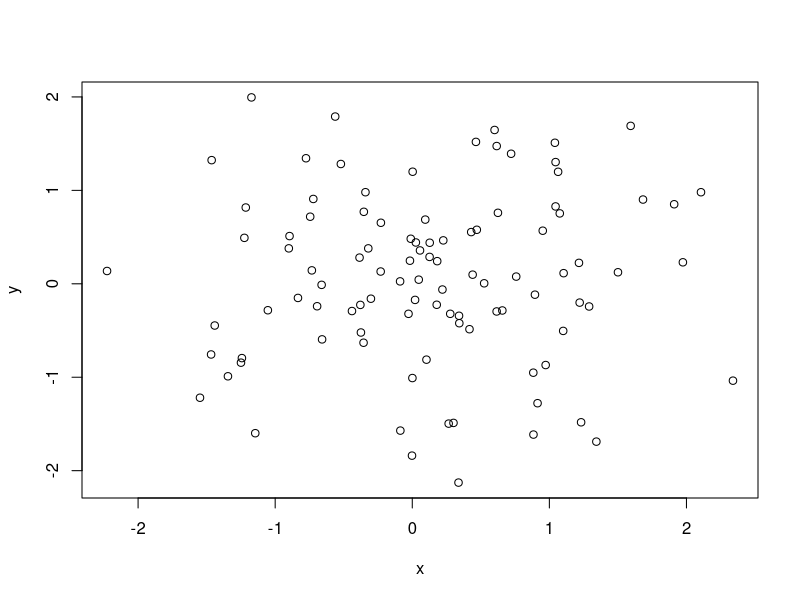
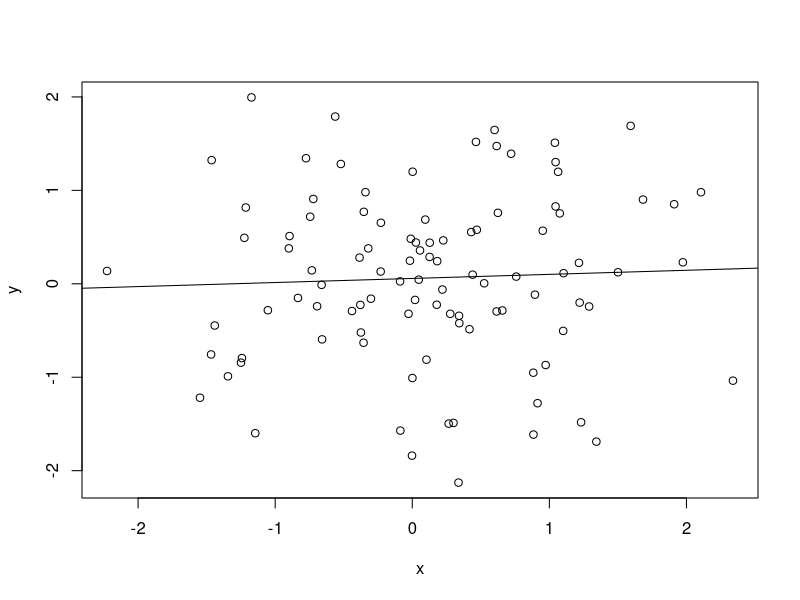
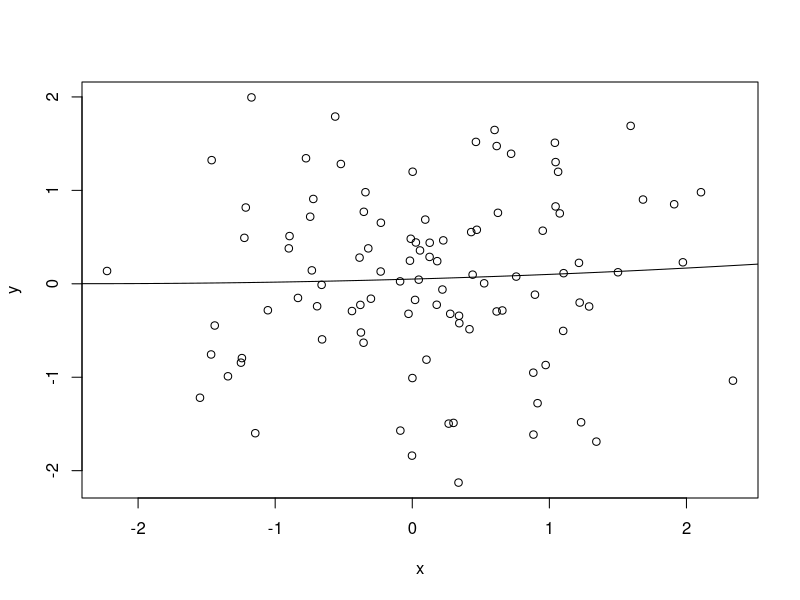
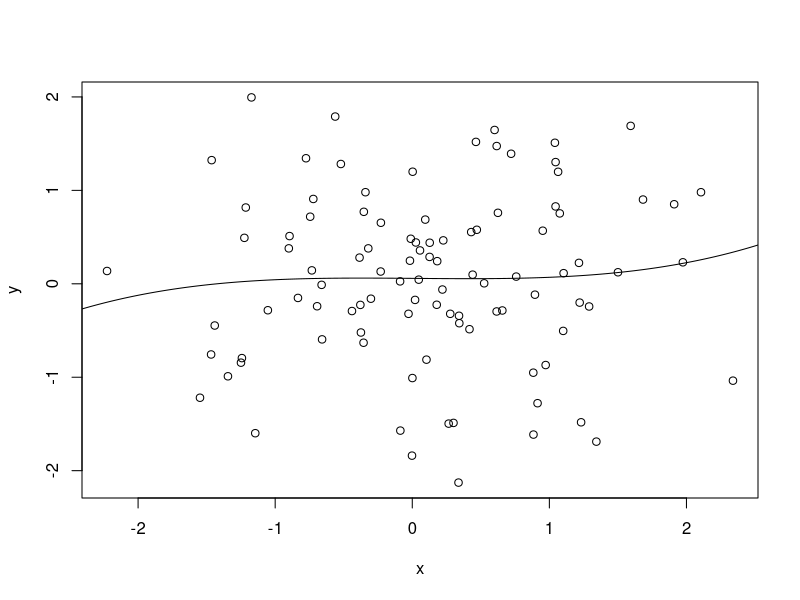
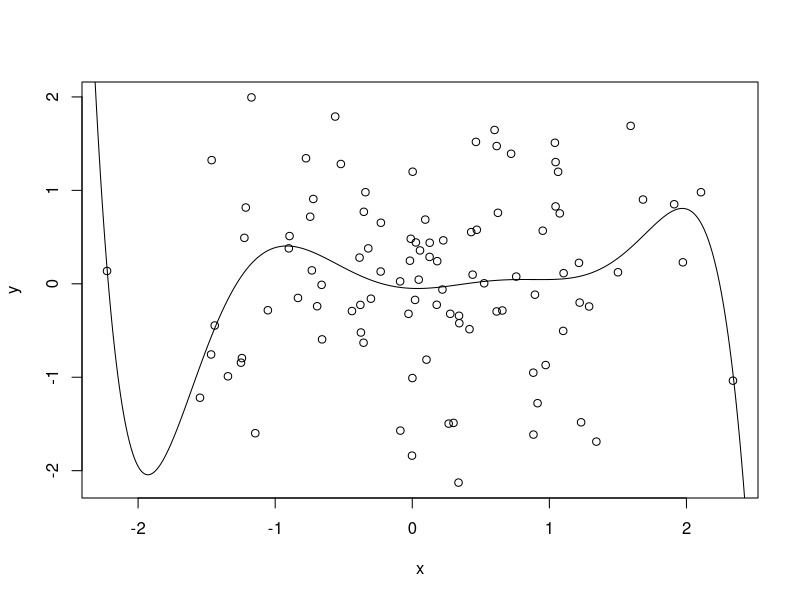
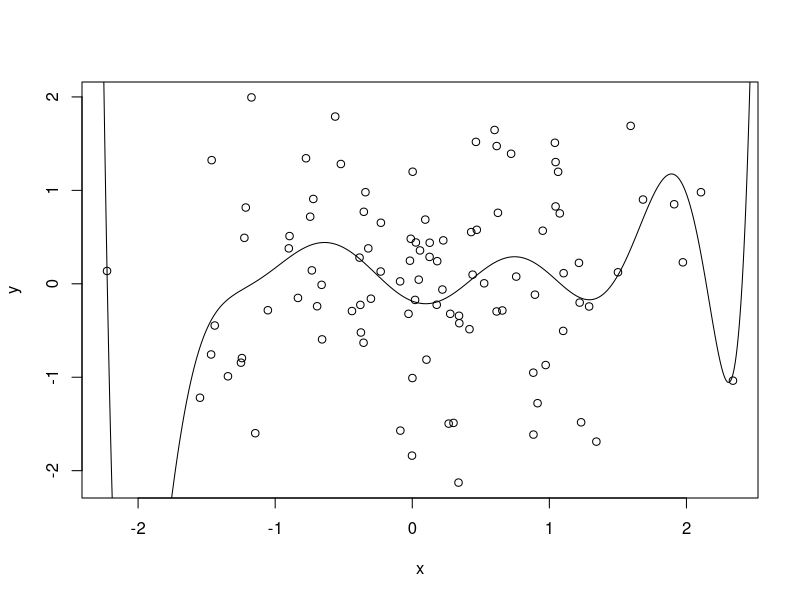
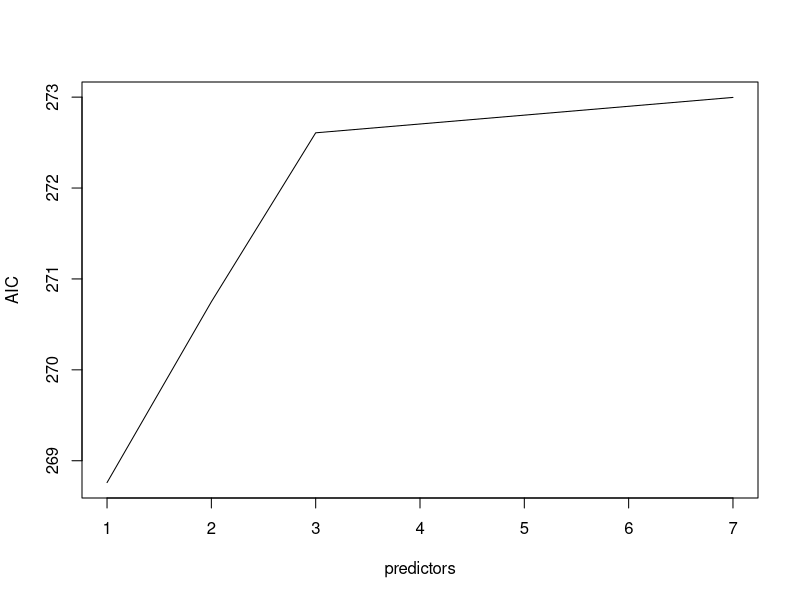
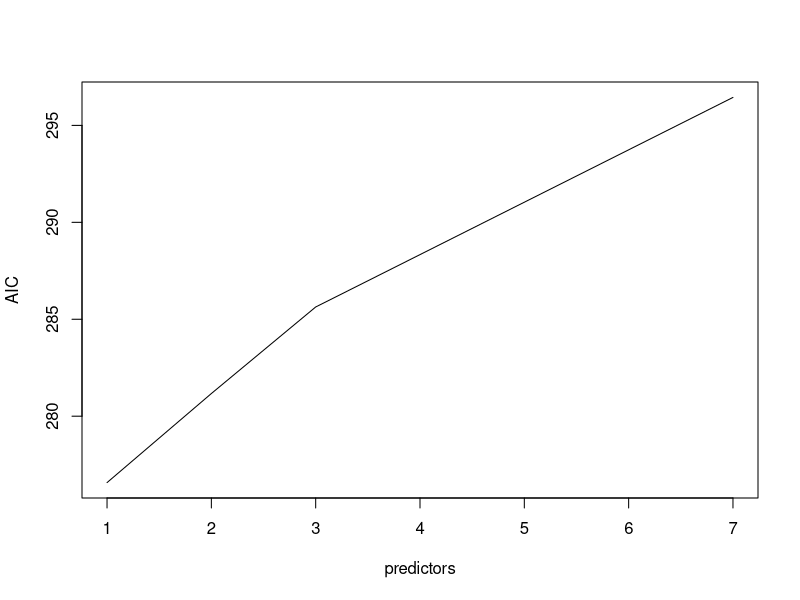

R code for these plots, in order:
# We will sample 10 X and Y values that are uncorrelated 
y<-rnorm(100)
x<-rnorm(100)
plot(x,y)

# To create a plottable example, we will look at 9
#  other variables that represent powers of x
x2<-x**2
x3<-x**3
x4<-x**4
x5<-x**5
x6<-x**6
x7<-x**7
x8<-x**8
x9<-x**9
x10<-x**10

xplotvals<-c(-3000:3000/1000)
newdata=data.frame(x=xplotvals, 
                   x2=xplotvals**2, 
                   x3=xplotvals**3, 
                   x4=xplotvals**4, 
                   x5=xplotvals**5, 
                   x6=xplotvals**6, 
                   x7=xplotvals**7, 
                   x8=xplotvals**8, 
                   x9=xplotvals**9, 
                   x10=xplotvals**10)

# Normally we would do this with the poly command
#  but it actually knows better!
# poly(x, 10)

plot(x,y)

# Let's fit and plot the basic model.
model1=lm(y~x)
abline(model1)
summary(model1)

# Now let's add x^2
model2=lm(y~x+x2)
# Takes a bit more effort to plot
plot(x,y)
ys=predict(model2, newdata=newdata)
lines(xplotvals,ys)

# Now let's add x^3
model3=lm(y~x+x2+x3)
# Takes a bit more effort to plot
plot(x,y)
ys=predict(model3, newdata=newdata)
lines(xplotvals,ys)

# Now let's jump to x^7
model7=lm(y~x+x2+x3+x4+x5+x6+x7)
# Takes a bit more effort to plot
plot(x,y)
ys=predict(model7, newdata=newdata)
lines(xplotvals,ys)

# Now let's jump to x^10
model10=lm(y~x+x2+x3+x4+x5+x6+x7+x8+x9+x10)
# Takes a bit more effort to plot
plot(x,y)
ys=predict(model10, newdata=newdata)
lines(xplotvals,ys)

# This model perfectly predicts all data points



# AIC and BIC are not silver bullets
plot(c(1,2,3,7),c(AIC(model1),AIC(model2),AIC(model3),AIC(model7)),
     type='l', xlab='predictors', ylab='AIC')
plot(c(1,2,3,7),c(BIC(model1),BIC(model2),BIC(model3),BIC(model7)),
     type='l', xlab='predictors', ylab='AIC')
